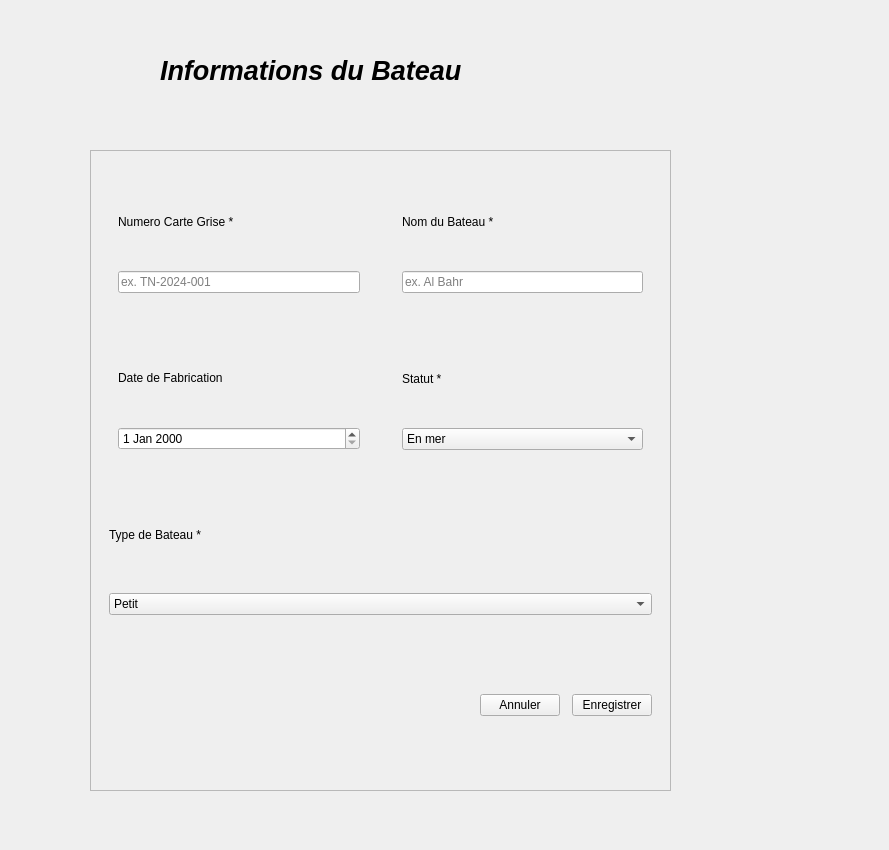
      <widget class="QWidget" name="pageFormulaire">
       <widget class="QWidget" name="formContainer" native="true">
        <property name="geometry">
         <rect>
          <x>80</x>
          <y>100</y>
          <width>800</width>
          <height>741</height>
         </rect>
        </property>
        <widget class="QLabel" name="lblFormTitle">
         <property name="geometry">
          <rect>
           <x>9</x>
           <y>9</y>
           <width>200</width>
           <height>20</height>
          </rect>
         </property>
         <property name="text">
          <string/>
         </property>
        </widget>
        <widget class="QFrame" name="formCard">
         <property name="geometry">
          <rect>
           <x>10</x>
           <y>50</y>
           <width>581</width>
           <height>641</height>
          </rect>
         </property>
         <property name="frameShape">
          <enum>QFrame::Shape::StyledPanel</enum>
         </property>
         <layout class="QVBoxLayout" name="verticalLayout_2">
          <item>
           <widget class="QWidget" name="formRow1" native="true">
            <layout class="QHBoxLayout" name="formRow1Layout">
             <property name="spacing">
              <number>24</number>
             </property>
             <item>
              <widget class="QWidget" name="fieldCarteGrise" native="true">
               <layout class="QVBoxLayout" name="fieldCarteGriseLayout">
                <item>
                 <widget class="QLabel" name="lblCarteGrise">
                  <property name="text">
                   <string>Numero Carte Grise *</string>
                  </property>
                 </widget>
                </item>
                <item>
                 <widget class="QLineEdit" name="lineEditNum">
                  <property name="placeholderText">
                   <string>ex. TN-2024-001</string>
                  </property>
                 </widget>
                </item>
               </layout>
              </widget>
             </item>
             <item>
              <widget class="QWidget" name="fieldNom" native="true">
               <layout class="QVBoxLayout" name="fieldNomLayout">
                <item>
                 <widget class="QLabel" name="lblNom">
                  <property name="text">
                   <string>Nom du Bateau *</string>
                  </property>
                 </widget>
                </item>
                <item>
                 <widget class="QLineEdit" name="lineEditNom">
                  <property name="placeholderText">
                   <string>ex. Al Bahr</string>
                  </property>
                 </widget>
                </item>
               </layout>
              </widget>
             </item>
            </layout>
           </widget>
          </item>
          <item>
           <widget class="QWidget" name="formRow2" native="true">
            <layout class="QHBoxLayout" name="formRow2Layout">
             <property name="spacing">
              <number>24</number>
             </property>
             <item>
              <widget class="QWidget" name="fieldDate" native="true">
               <layout class="QVBoxLayout" name="fieldDateLayout">
                <item>
                 <widget class="QLabel" name="lblDate">
                  <property name="text">
                   <string>Date de Fabrication</string>
                  </property>
                 </widget>
                </item>
                <item>
                 <widget class="QDateEdit" name="dateEdit"/>
                </item>
               </layout>
              </widget>
             </item>
             <item>
              <widget class="QWidget" name="formRow3" native="true">
               <layout class="QVBoxLayout" name="formRow3Layout">
                <item>
                 <widget class="QLabel" name="lblStatut">
                  <property name="text">
                   <string>Statut *</string>
                  </property>
                 </widget>
                </item>
                <item>
                 <widget class="QComboBox" name="comboStatus">
                  <item>
                   <property name="text">
                    <string>En mer</string>
                   </property>
                  </item>
                  <item>
                   <property name="text">
                    <string>En maintenance</string>
                   </property>
                  </item>
                  <item>
                   <property name="text">
                    <string>A quai</string>
                   </property>
                  </item>
                 </widget>
                </item>
               </layout>
              </widget>
             </item>
            </layout>
           </widget>
          </item>
          <item>
           <widget class="QWidget" name="widget" native="true">
            <layout class="QVBoxLayout" name="verticalLayout">
             <item>
              <widget class="QLabel" name="lblType">
               <property name="text">
                <string>Type de Bateau *</string>
               </property>
              </widget>
             </item>
             <item>
              <widget class="QComboBox" name="comboType">
               <item>
                <property name="text">
                 <string>Petit</string>
                </property>
               </item>
               <item>
                <property name="text">
                 <string>Moyen</string>
                </property>
               </item>
               <item>
                <property name="text">
                 <string>Grand</string>
                </property>
               </item>
              </widget>
             </item>
            </layout>
           </widget>
          </item>
          <item>
           <widget class="QWidget" name="formButtons" native="true">
            <layout class="QHBoxLayout" name="formButtonsLayout">
             <property name="spacing">
              <number>12</number>
             </property>
             <item>
              <spacer>
               <property name="orientation">
                <enum>Qt::Orientation::Horizontal</enum>
               </property>
               <property name="sizeHint" stdset="0">
                <size>
                 <width>40</width>
                 <height>20</height>
                </size>
               </property>
              </spacer>
             </item>
             <item>
              <widget class="QPushButton" name="btnAnnuler">
               <property name="text">
                <string>Annuler</string>
               </property>
              </widget>
             </item>
             <item>
              <widget class="QPushButton" name="btnEnregistrer">
               <property name="text">
                <string>Enregistrer</string>
               </property>
              </widget>
             </item>
            </layout>
           </widget>
          </item>
         </layout>
        </widget>
       </widget>
       <widget class="QLabel" name="label">
        <property name="geometry">
         <rect>
          <x>160</x>
          <y>40</y>
          <width>391</width>
          <height>61</height>
         </rect>
        </property>
        <property name="font">
         <font>
          <pointsize>20</pointsize>
          <italic>true</italic>
          <bold>true</bold>
         </font>
        </property>
        <property name="text">
         <string>Informations du Bateau</string>
        </property>
       </widget>
      </widget>
